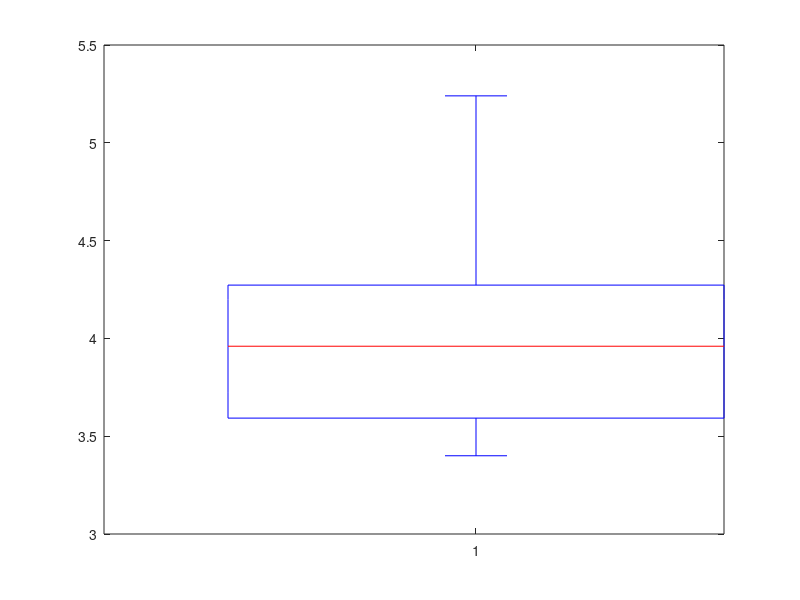

This figure's MATLAB source: (Note: this script raises an error after producing the figure.)
chips = [3.86 3.66 4.00 4.96 3.61 4.94 4.37 5.24 3.45 3.92 ... 
    3.46 4.18 3.54 3.40 3.47 4.71 4.03 4.24 3.88 4.22];
disp("Mean");
mean(chips)

disp("Variance");
var(chips)

figure(1);
boxplot(chips);

figure(2);
histogram(chips, round(sqrt(length(chips))));

offset = 0.1;

newMean = mean(chips) - offset
disp("New Variance");
var(chips)
